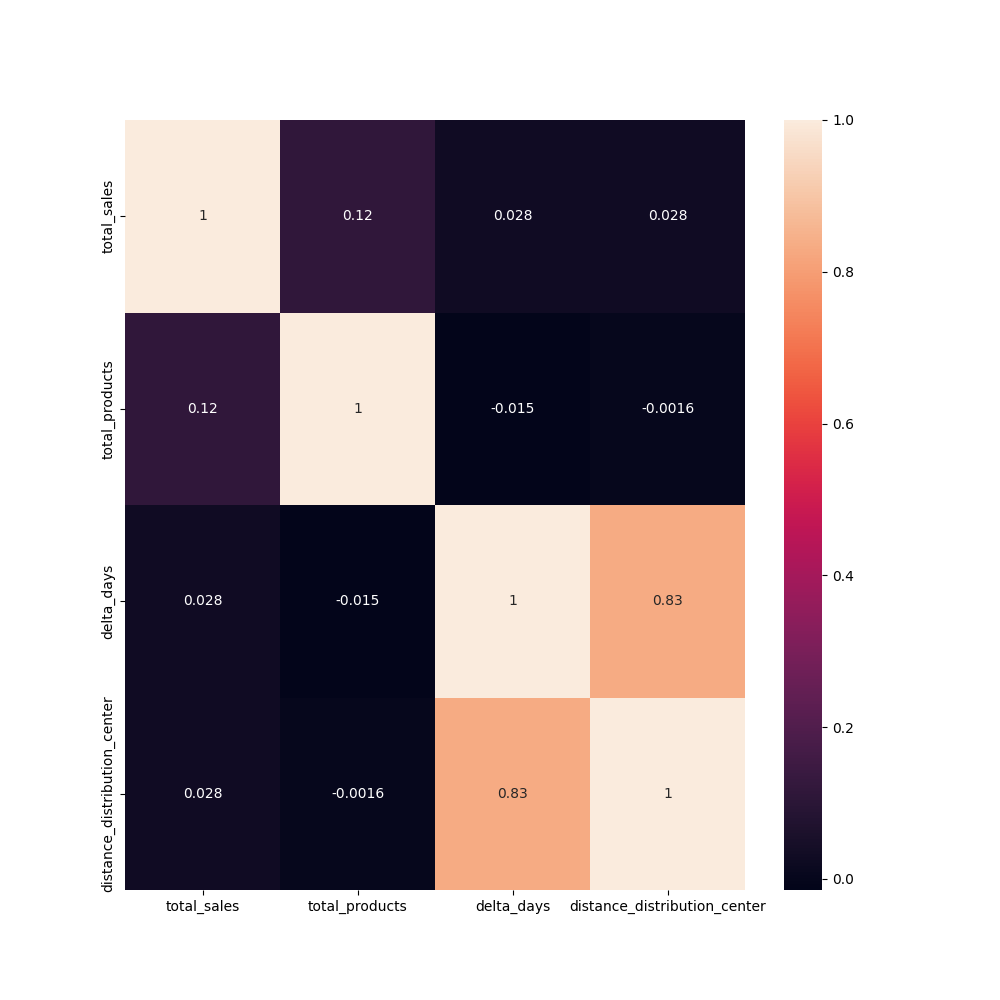

The script that saved this image:
# Importamos librerias
import os
import pandas as pd
import numpy as np
import matplotlib.pyplot as plt
import seaborn as sns
import warnings
warnings.filterwarnings('ignore')
#

# Declaramos variables estaticas de ruta y nombre archivo
DATA_PATH = '/content/'
DATA_FILE = 'oilst_processed.csv'

# Validamos que existe el archivo
print(os.path.exists(DATA_PATH + DATA_FILE))
# Creamos df
df_processed = pd.read_csv(DATA_PATH + DATA_FILE)
df_processed.head()
#Obtenemos info del df
df_processed.info()

#Creamos lista de columnas que deben ser tipo fecha
columns_dates=[
    'order_purchase_timestamp',
    'order_approved_at',
    'order_delivered_carrier_date',
    'order_delivered_customer_date',
    'order_estimated_delivery_date'
    ]

# Creacion del df con el parseo de las fechas
df_processed = pd.read_csv(
    os.path.join(DATA_PATH, DATA_FILE),
    parse_dates=columns_dates
    )
df_processed.info()

#Requerimiento
#calcule la matriz de correlacion entre las variables total_sales,
#total_products, delta_days y distance_distribution_center para
#ordenes completadas que cuya fecha de entrega sobrepasa los 10 dias
#de la fecha estimada para la entrega. El resultado de este script
#debera ser una figura denominada correlation_matrix_10_days_delay.png

# Primero creamos el df con solo pedidos completados y que la fecha de
# entrega sobrepasa 10 dias.
df_completed = df_processed.query('(order_status == "delivered") and (delta_days >10)')
df_completed.head()

# Obtenemos info del nuevo df
df_completed.info()

#Lista de columnas a validar si tienen correlacion
columns_corr = [
    'total_sales',
    'total_products',
    'delta_days',
    'distance_distribution_center'
    ]
#
#Usamos el metodo .corr de pandas
matriz = df_completed[columns_corr].corr().round(4)
matriz
#

#creamos una figura para plasmar la correlacion
plt.figure(figsize=(10,10))
sns.heatmap(matriz, annot=True)
plt.savefig('correlation_matrix_10_days_delay.png')
plt.show()
#